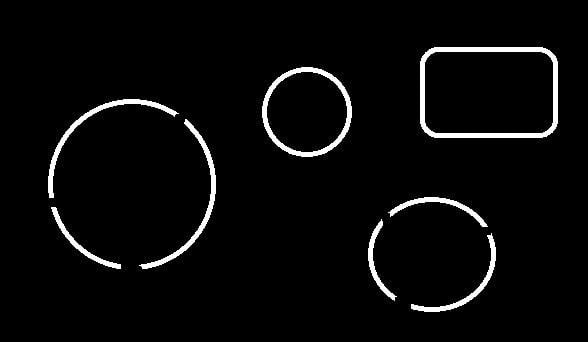
#> input picture Tarea 8/img2.jpg, 588 x 342 px, given in place of test.mp4, which was not available
$ python example2.py
#> lines starting #> are read from the running program, lines starting #| are printed output that depends on the picture; pictures that were not available may be replaced by others from this repository, and a replacement may not be noted
import cv2
import numpy as np
import matplotlib.pyplot as plt

# [73 lines left out: function connected_component_label, not called in this run]

#connected_component_label('camino.jpg')

cap = cv2.VideoCapture('test.mp4')

# Define the codec and create VideoWriter object
fourcc =  cv2.VideoWriter_fourcc(*'MP4V')
out = cv2.VideoWriter('output.mp4',0x7634706d , 20.0, (640,480))

while(cap.isOpened()):
    ret, frame = cap.read()
#> frame is the input picture: shape (342, 588, 3); min 0, max 255, mean 9.6
    if ret is not True:
        break
    imgg = cv2.cvtColor(frame, cv2.COLOR_BGR2GRAY)

    kernel = np.ones((7, 7), np.uint8)

    # MORPH_CLOSE
    imgg = cv2.morphologyEx(imgg, cv2.MORPH_CLOSE, kernel)

    imgg = cv2.erode(imgg, kernel, iterations=1)
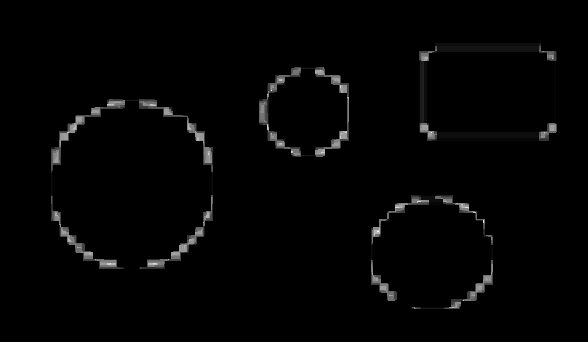
#> imgg: shape (342, 588); min 0, max 39, mean 0.6; drawn with min black and max white

    # Dilatación
    imgg = cv2.dilate(imgg, kernel, iterations=1)
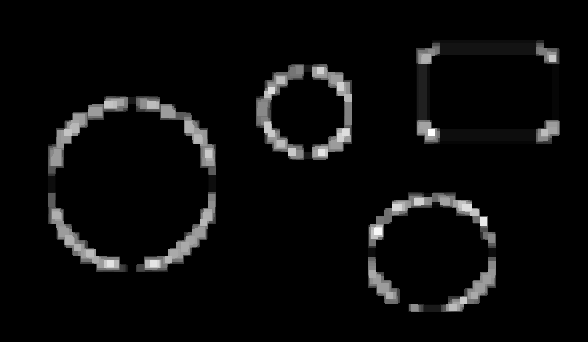
#> imgg: shape (342, 588); min 0, max 39, mean 1.7; drawn with min black and max white

    roberts_gx = np.array([[1, 0], [0, -1]])
    roberts_gy = np.array([[0, 1], [-1, 0]])
    imgg = cv2.filter2D(imgg, -1, roberts_gx)
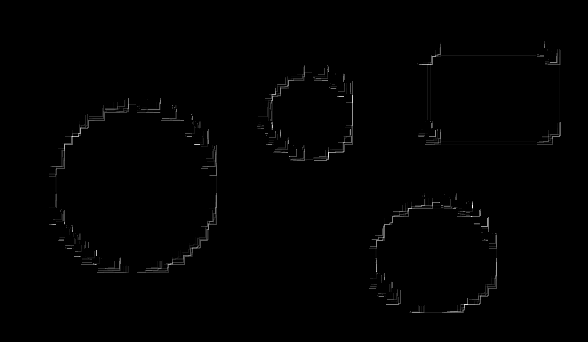
#> imgg: shape (342, 588); min 0, max 34, mean 0.2; drawn with min black and max white
    imgg = cv2.filter2D(imgg, -1, roberts_gy)

    out.write(imgg)
    cv2.imshow('frame',imgg)
    if cv2.waitKey(1) & 0xFF == ord('q'):
#> (key q is pressed here)
        break

cap.release()
out.release()
cv2.destroyAllWindows()

$ run again, on Tarea 8/img1.png
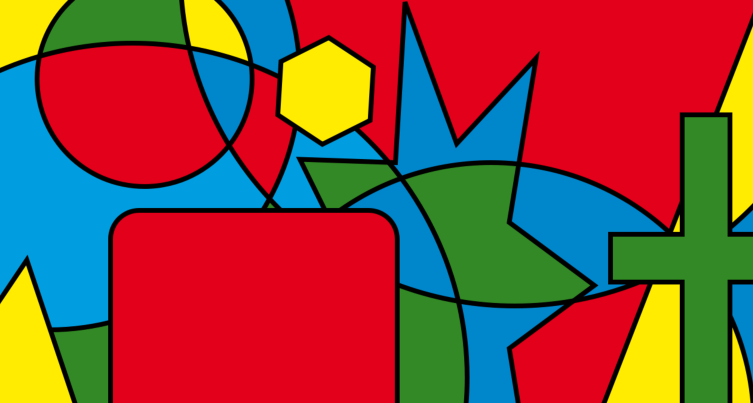
#> input picture Tarea 8/img1.png, 1506 x 806 px, given in place of test.mp4, which was not available (shown at 1/2 size)
#> frame is the input picture: shape (806, 1506, 3); mean B, G, R 60.8, 73.2, 136
#> `imgg = cv2.erode(imgg, kernel, iterations=1)`:
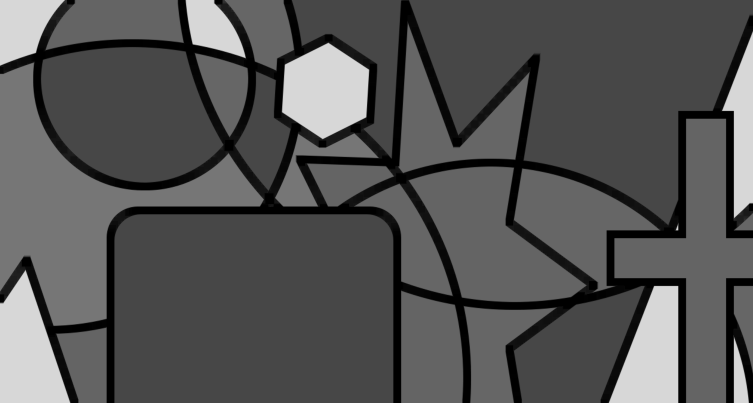
#> imgg: shape (806, 1506) (shown at 1/2 size); min 0, max 216, mean 85.1
#> `imgg = cv2.filter2D(imgg, -1, roberts_gx)`:
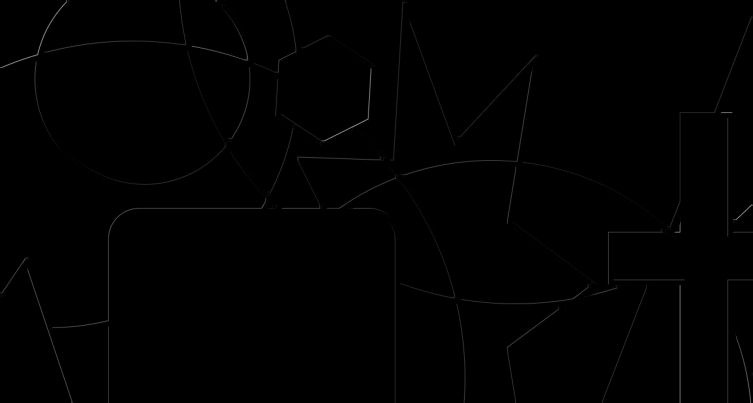
#> imgg: shape (806, 1506) (shown at 1/2 size); min 0, max 161, mean 0.8
